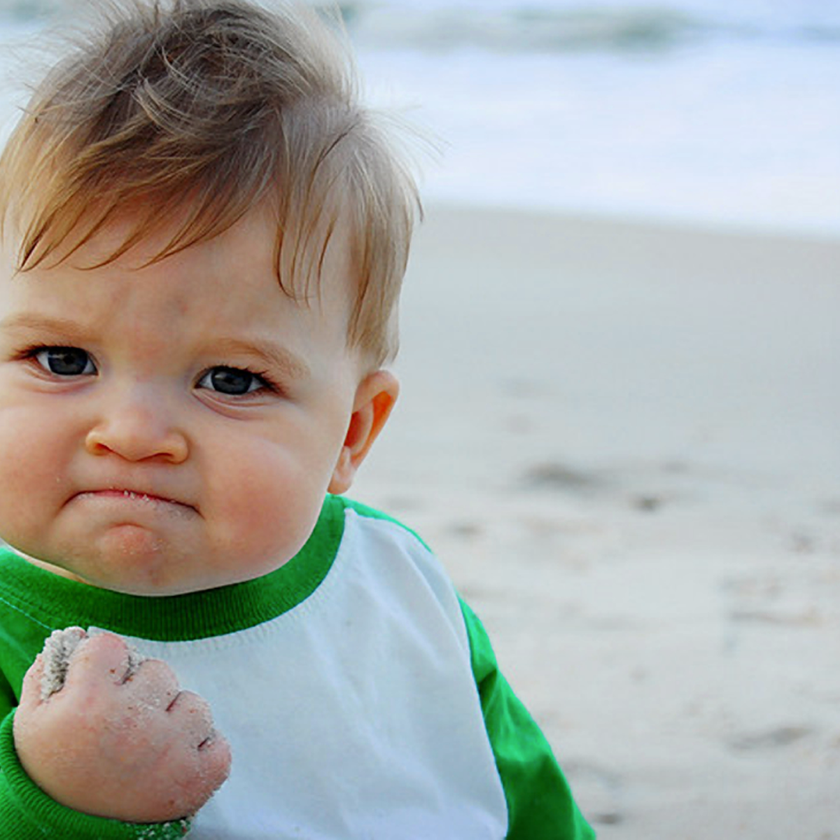
#> input picture funny_image.png, 840 x 840 px, shrunk from 1200 x 1200 before the run, given in place of the camera
$ python camera.py
#> lines starting #> are read from the running program, lines starting #| are printed output that depends on the picture; after the words box and inside, x2 and y2 are one past the last pixel; in counts of white or black regions, pixels touching at a corner belong together
import cv2


def main():
    cap = cv2.VideoCapture(0)  # open the default camera

    key = ord('a')
    while key != ord('q'):
        # Capture frame-by-frame
        ret, frame = cap.read()
#> frame is the input picture: shape (840, 840, 3); mean B, G, R 166.3, 171, 167.7

        # Our operations on the frame comes here
        # Convert RGB image to grayscale
        img_gray = cv2.cvtColor(frame, cv2.COLOR_BGR2GRAY)
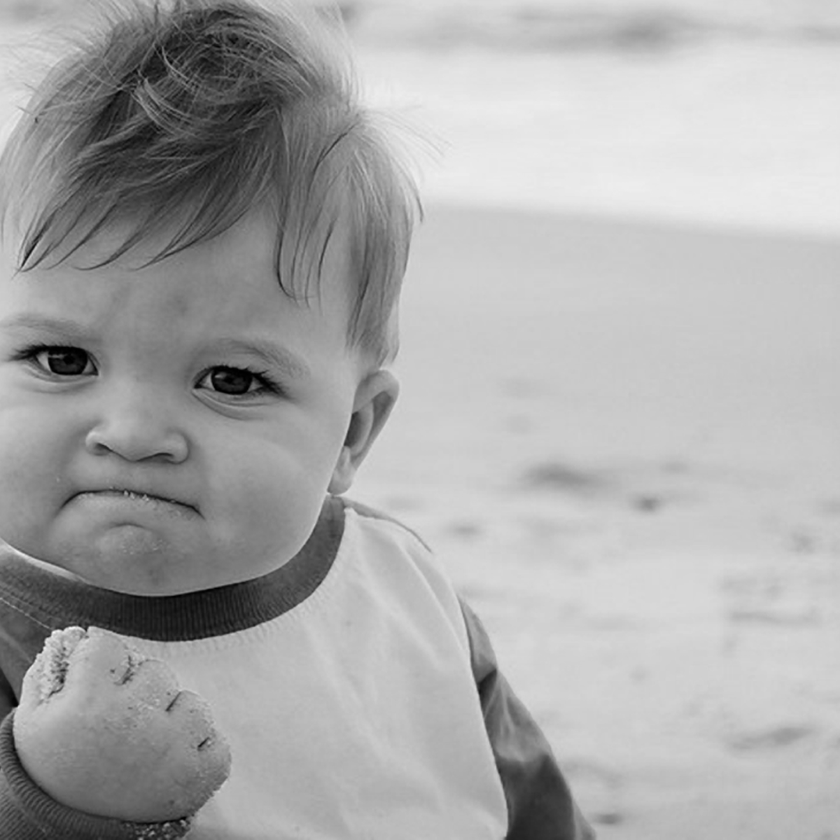
#> img_gray: shape (840, 840); min 0, max 245, mean 169.5
        # Blur the image
        img_filtered = cv2.GaussianBlur(img_gray, (7, 7), 1.5)
        # Detect edges on the blurred image
        img_edges = cv2.Canny(img_filtered, 0, 30, 3)
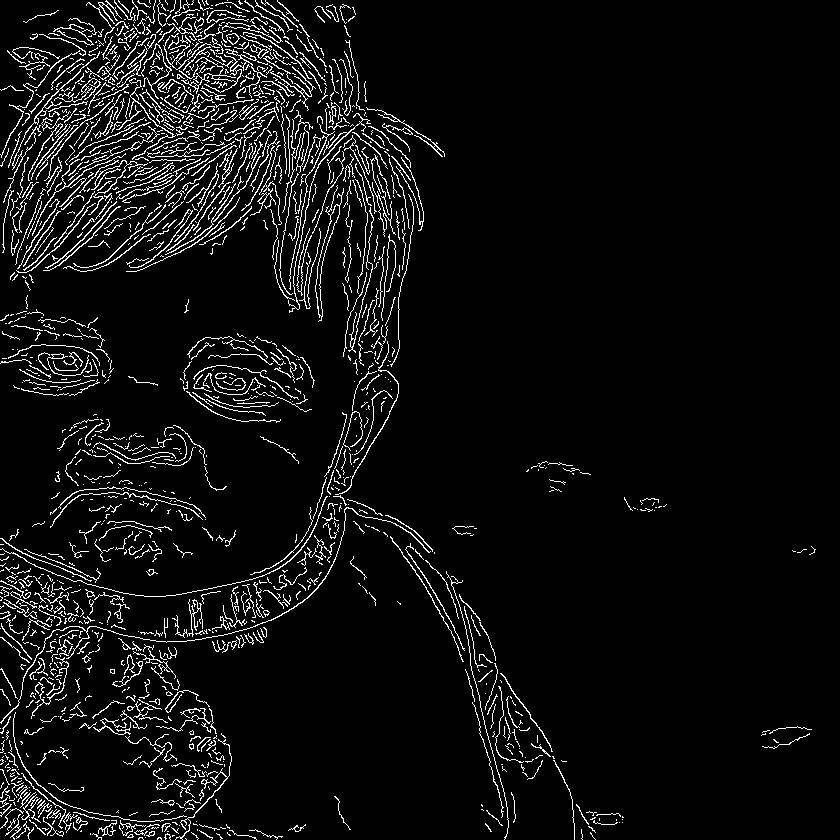
#> img_edges: shape (840, 840); 5.8% white in thin lines or dots

        # Display the result of our processing
        cv2.imshow('result', img_edges)

        # Press: SPACE to new frame, 'q' to quit
        key = cv2.waitKey(0)
#> (key q is pressed here)

        while key != ord(' ') and key != ord('q'):
            key = cv2.waitKey(0)

    # When everything done, release the capture
    cap.release()
    # and destroy created windows, so that they are not left for the rest of the program
    cv2.destroyAllWindows()


if __name__ == '__main__':
    main()
